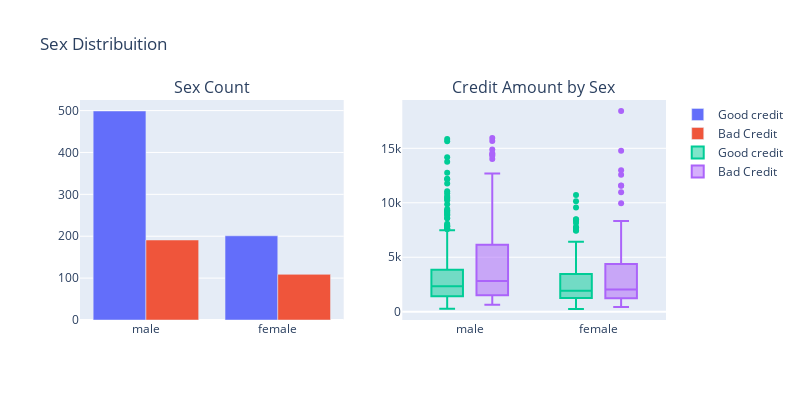

The code cell stored with this chart in its notebook:
### Markdown cell above
## Now looking by difference in Sex

### Code cell
from plotly.subplots import make_subplots
#First plot
trace0 = go.Bar(
    x = df_credit[df_credit["Risk"]== 'good']["Sex"].value_counts().index.values,
    y = df_credit[df_credit["Risk"]== 'good']["Sex"].value_counts().values,
    name='Good credit'
)

#First plot 2
trace1 = go.Bar(
    x = df_credit[df_credit["Risk"]== 'bad']["Sex"].value_counts().index.values,
    y = df_credit[df_credit["Risk"]== 'bad']["Sex"].value_counts().values,
    name="Bad Credit"
)

#Second plot
trace2 = go.Box(
    x = df_credit[df_credit["Risk"]== 'good']["Sex"],
    y = df_credit[df_credit["Risk"]== 'good']["Credit amount"],
    name=trace0.name
)

#Second plot 2
trace3 = go.Box(
    x = df_credit[df_credit["Risk"]== 'bad']["Sex"],
    y = df_credit[df_credit["Risk"]== 'bad']["Credit amount"],
    name=trace1.name
)

data = [trace0, trace1, trace2,trace3]


fig = make_subplots(rows=1, cols=2, 
                        subplot_titles=('Sex Count', 'Credit Amount by Sex'))

fig.append_trace(trace0, 1, 1)
fig.append_trace(trace1, 1, 1)
fig.append_trace(trace2, 1, 2)
fig.append_trace(trace3, 1, 2)

fig['layout'].update(height=400, width=800, title='Sex Distribuition', boxmode='group')
py.iplot(fig, filename='sex-subplot')

### Figure 1 — Plotly figure (JSON) as saved in the notebook; plotly's stock layout.template omitted (floating-point values rounded to 4 significant figures; data arrays with more than 128 entries replaced by an {"elided": "..."} marker saying what was removed)
{"data": [{"name": "Good credit", "type": "bar", "x": ["male", "female"], "xaxis": "x", "y": [499, 201], "yaxis": "y"}, {"name": "Bad Credit", "type": "bar", "x": ["male", "female"], "xaxis": "x", "y": [191, 109], "yaxis": "y"}, {"name": "Good credit", "type": "box", "x": {"elided": "700 str values"}, "xaxis": "x2", "y": {"elided": "700 int values"}, "yaxis": "y2"}, {"name": "Bad Credit", "type": "box", "x": {"elided": "300 str values"}, "xaxis": "x2", "y": {"elided": "300 int values"}, "yaxis": "y2"}], "layout": {"annotations": [{"font": {"size": 16}, "showarrow": false, "text": "Sex Count", "x": 0.225, "xanchor": "center", "xref": "paper", "y": 1, "yanchor": "bottom", "yref": "paper"}, {"font": {"size": 16}, "showarrow": false, "text": "Credit Amount by Sex", "x": 0.775, "xanchor": "center", "xref": "paper", "y": 1, "yanchor": "bottom", "yref": "paper"}], "boxmode": "group", "height": 400, "title": {"text": "Sex Distribuition"}, "width": 800, "xaxis": {"anchor": "y", "domain": [0, 0.45]}, "xaxis2": {"anchor": "y2", "domain": [0.55, 1]}, "yaxis": {"anchor": "x", "domain": [0, 1]}, "yaxis2": {"anchor": "x2", "domain": [0, 1]}}}
